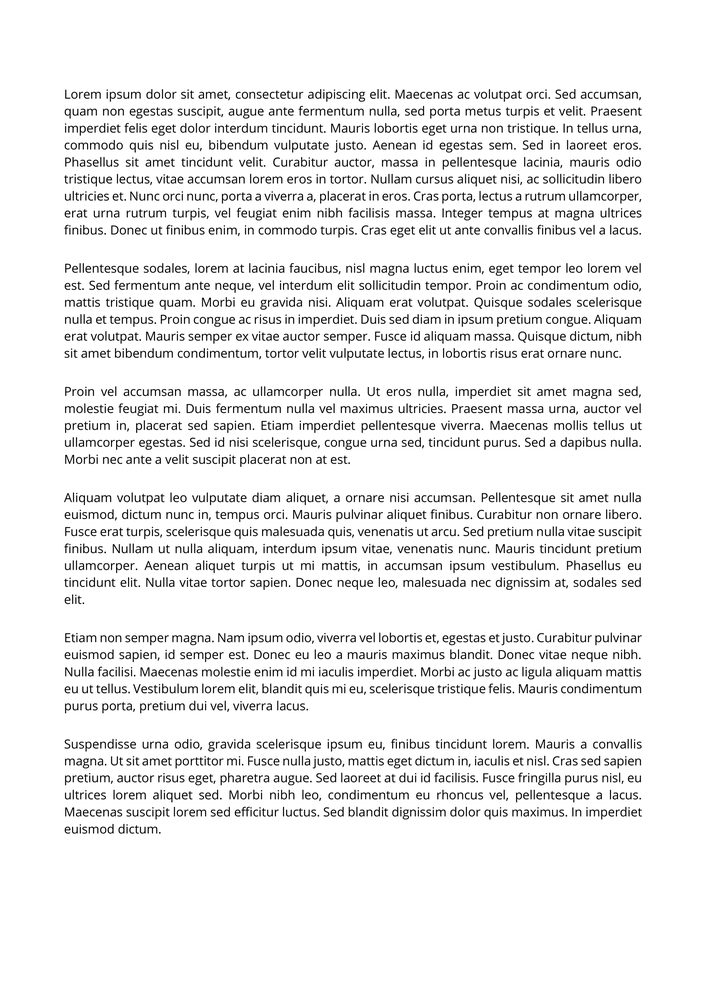
#> input picture task_b/input/001.png, 706 x 999 px, shrunk from 1654 x 2339 before the run; its folder holds only this picture in this run
$ python main.py
#> lines starting #> are read from the running program, lines starting #| are printed output that depends on the picture; after the words box and inside, x2 and y2 are one past the last pixel; in counts of white or black regions, pixels touching at a corner belong together
### task_b/projection.py
# This file contains the functions
# used for histogram projections,
# so the main.py file is more efficient.
import cv2
import numpy as np
import matplotlib.pyplot as plt


# horizontal projection
def horizontal_projection(binary_image):
    horizontal = np.count_nonzero(binary_image == 0, axis=1)
    return horizontal


# vertical projection
def vertical_projection(binary_image):
    vertical = np.count_nonzero(binary_image == 0, axis=0)
    return vertical


# find text ranges
def find_projection_ranges(projection_values):
    active = (projection_values > 0).astype(
        np.uint8
    )  # converts projection into active & inactive positions
    padded = np.pad(
        active, (1, 1), constant_values=0
    )  # padding for before and after projection
    difference = np.diff(padded)  # finds changes between active and inactive positions
    start_positions = np.where(difference == 1)[
        0
    ]  # change from 0 --> 1 represents starting position
    end_positions = (
        np.where(difference == -1)[0] - 1
    )  # change from 1 --> 0 represents ending position
    return start_positions, end_positions


# column split shenanigans
def find_column_split(vertical_values):
    page_width = len(vertical_values)  # getting the width of the projection
    # search the center of the page
    centre_start = int(page_width * 0.40)
    centre_end = int(page_width * 0.60)
    # finding the position with the lowest amount of pixels (the gutter)
    column_split = centre_start + np.argmin(vertical_values[centre_start:centre_end])
    return column_split


# sorting functions
def sort_paragraphs(paragraph_stats):
    # Works for any number of columns (single, double, triple, ...).
    # Idea: sort paragraph x-centres left-to-right, then cut a new
    # "column" wherever the gap to the next x-centre is much bigger
    # than a paragraph's own width -- that gap is a column gutter,
    # not just normal paragraph-to-paragraph variation.
    x_position = paragraph_stats[:, 0]
    y_position = paragraph_stats[:, 1]
    paragraph_width = paragraph_stats[:, 2]

    # calculate the centre of each paragraph
    x_centre = x_position + (paragraph_width / 2)

    order_by_x = np.argsort(x_centre)
    sorted_centres = x_centre[order_by_x]

    gaps = np.diff(sorted_centres)
    # a gutter gap should be clearly bigger than a paragraph's own width;
    # 80px floor guards against very narrow columns / single-paragraph pages
    gap_threshold = max(np.median(paragraph_width) * 0.6, 80)

    column_ids_sorted = np.zeros(len(sorted_centres), dtype=int)
    current_column = 0
    for i, gap in enumerate(gaps):
        if gap > gap_threshold:
            current_column += 1
        column_ids_sorted[i + 1] = current_column

    # map column ids back to the original (unsorted) row order
    column_ids = np.zeros(len(x_centre), dtype=int)
    column_ids[order_by_x] = column_ids_sorted

    # column first (left to right), then top-to-bottom within a column
    order = np.lexsort((y_position, column_ids))
    sorted_stats = paragraph_stats[order]
    return sorted_stats


# projection display
# [8 lines left out: function show_projection, not called in this run]

### task_b/main.py
import os
import numpy as np
import cv2
from matplotlib import pyplot as plt

import projection  # this imports the projection.py file with functions in the same folder


## function to show image (so code is more efficient a bit)
# [7 lines left out: function show_image, not called in this run]


def process_image(image_path, output_dir, show_plots=False):
    """
    Runs the full paragraph-extraction pipeline on a single image and
    saves all outputs (paragraph crops + intermediate processing images)
    into output_dir.
    """
#> called with image_path = 'task_b/input/001.png', output_dir = 'task_b/output/001', show_plots = False

    print(f"Processing: {image_path}")

    os.makedirs(output_dir, exist_ok=True)

    # ============================================================
    # STEP 1: READ THE IMAGE
    # ============================================================

    image = cv2.imread(image_path)
#> image is the input picture: shape (999, 706, 3); min 0, max 255, mean 237.8

    if image is None:
        raise FileNotFoundError(f"Could not read image at {image_path}")

    # Keep an untouched colour copy to crop the final paragraphs from.
    original = image.copy()

    # ============================================================
    # STEP 2: CONVERT TO GRAYSCALE
    # ============================================================

    gray = cv2.cvtColor(image, cv2.COLOR_BGR2GRAY)

    # ============================================================
    # STEP 3: FIND OTSU THRESHOLD
    # ============================================================

    otsu_value, _ = cv2.threshold(gray, 0, 255, cv2.THRESH_BINARY + cv2.THRESH_OTSU)
#> otsu_value = 170

    # ============================================================
    # STEP 4: APPLY BINARY THRESHOLD
    # ============================================================

    # THRESH_BINARY_INV makes text pixels white (255) and background black (0),
    # which is the polarity morphologyEx/dilate expect for "foreground".
    threshold_value, binary = cv2.threshold(
        gray, otsu_value, 255, cv2.THRESH_BINARY_INV
    )
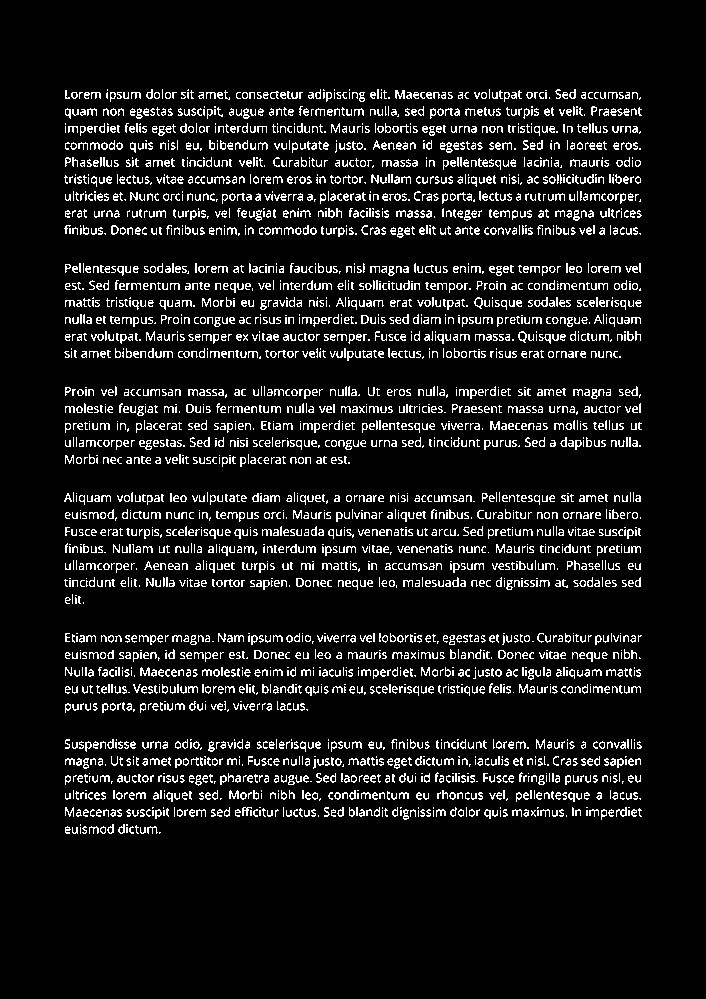
#> binary: shape (999, 706); 8.9% white in thin lines or dots, all inside (x1, y1, x2, y2) = (64, 89, 642, 834)
#> threshold_value = 170

    # ============================================================
    # STEP 5: HISTOGRAM PROJECTIONS
    # ============================================================

    # counts the number of black text pixels in every image row and column
    horizontal = projection.horizontal_projection(binary)
#> in horizontal_projection, `horizontal = np.count_nonzero(binary_image == 0, axis=1)`: horizontal = 999 values, max 706 at index 0, min 347 at index 810, mean 642.9
    vertical = projection.vertical_projection(binary)
#> in vertical_projection, `vertical = np.count_nonzero(binary_image == 0, axis=0)`: vertical = 706 values, max 999 at index 0, min 728 at index 65, mean 909.7

    # finding the starting and ending row text ranges
    row_start, row_end = projection.find_projection_ranges(horizontal)
#> in find_projection_ranges, `active = (projection_values > 0).astype( np.uint8 )`: active = 999 values from 1 to 1
#> in find_projection_ranges, `padded = np.pad( active, (1, 1), constant_values=0 )`: padded = 1001 values, max 1 at index 1, min 0 at index 0, mean 0.998
#> in find_projection_ranges, `difference = np.diff(padded)`: difference = 1000 values, max 255 at index 999, min 0 at index 1, mean 0.256
#> in find_projection_ranges, `start_positions = np.where(difference == 1)[ 0 ]`: start_positions = [0]
#> in find_projection_ranges, `end_positions = ( np.where(difference == -1)[0] - 1 )`: end_positions = empty array
#> row_start = [0]; row_end = empty array
    # finding the starting and ending column text ranges
    column_start, column_end = projection.find_projection_ranges(vertical)
#> column_start = [0]; column_end = empty array

    # ============================================================
    # STEP 6: DETECT HORIZONTAL TABLE LINES
    # ============================================================

    horizontal_kernel = cv2.getStructuringElement(cv2.MORPH_RECT, (80, 1))
    horizontal_lines = cv2.morphologyEx(binary, cv2.MORPH_OPEN, horizontal_kernel)
#> horizontal_lines: shape (999, 706); every value is 0

    # ============================================================
    # STEP 7: DETECT VERTICAL TABLE LINES
    # ============================================================

    vertical_kernel = cv2.getStructuringElement(cv2.MORPH_RECT, (1, 40))
    vertical_lines = cv2.morphologyEx(binary, cv2.MORPH_OPEN, vertical_kernel)

    # ============================================================
    # STEP 8: COMBINE THE TABLE LINES
    # ============================================================

    table_lines = cv2.bitwise_or(horizontal_lines, vertical_lines)

    # ============================================================
    # STEP 9: FIND THE TABLE REGION
    # ============================================================

    table_contours, hierarchy = cv2.findContours(
        table_lines, cv2.RETR_EXTERNAL, cv2.CHAIN_APPROX_SIMPLE
    )
#> table_contours = []

    # ============================================================
    # STEP 10: CREATE THE TABLE MASK
    # ============================================================

    table_mask = np.zeros_like(binary)
    cv2.drawContours(table_mask, table_contours, -1, 255, cv2.FILLED)

    # ============================================================
    # STEP 11: REMOVE THE TABLE FROM THE TEXT MASK
    # ============================================================

    inverse_table_mask = cv2.bitwise_not(table_mask)
#> inverse_table_mask: shape (999, 706); every value is 255
    text_only = cv2.bitwise_and(binary, inverse_table_mask)

    # ============================================================
    # STEP 12: CREATE A CLEAN BINARY IMAGE (FOR DISPLAY)
    # ============================================================

    clean_binary = cv2.bitwise_not(text_only)

    # ============================================================
    # STEP 13: CLEAN VERTICAL PROJECTION (TABLE REMOVED)
    # ============================================================

    clean_vertical = projection.vertical_projection(clean_binary)
#> clean_vertical = 706 values, max 271 at index 65, min 0 at index 0, mean 89.33

    # ============================================================
    # STEP 14: FIND THE GAP BETWEEN COLUMNS (DIAGNOSTIC ONLY)
    # ============================================================

    column_split = projection.find_column_split(clean_vertical)
#> in find_column_split, `page_width = len(vertical_values)`: page_width = 706
#> in find_column_split, `centre_start = int(page_width * 0.40)`: centre_start = 282
#> in find_column_split, `centre_end = int(page_width * 0.60)`: centre_end = 423
#> in find_column_split, `column_split = centre_start + np.argmin(vertical_values[centre_start:c..`: column_split = 413
#> column_split = 413

    # ============================================================
    # STEP 15: CONNECT TEXT INTO PARAGRAPH REGIONS
    # ============================================================

    paragraph_kernel = cv2.getStructuringElement(cv2.MORPH_RECT, (25, 20))
    paragraph_mask = cv2.dilate(text_only, paragraph_kernel, iterations=1)
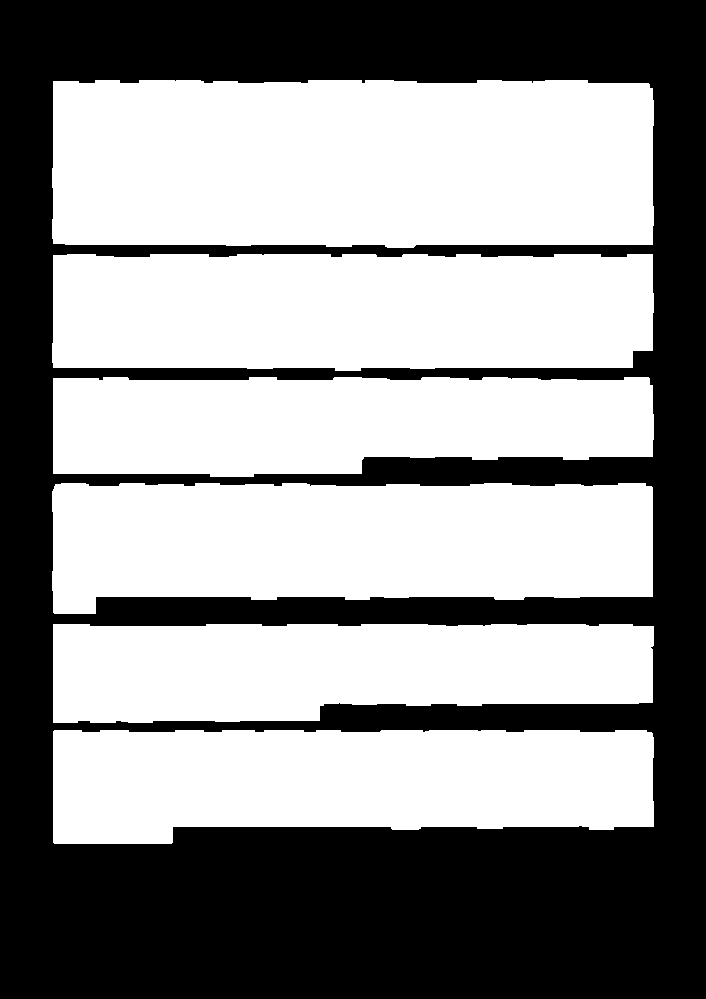
#> paragraph_mask: shape (999, 706); 56.6% white; 1 black region, box (x1, y1, x2, y2) and area: (0, 0, 706, 999) 305807

    # ============================================================
    # STEP 16: FIND CONNECTED PARAGRAPH REGIONS
    # ============================================================

    number_labels, labels, stats, centroids = cv2.connectedComponentsWithStats(
        paragraph_mask, connectivity=8
    )
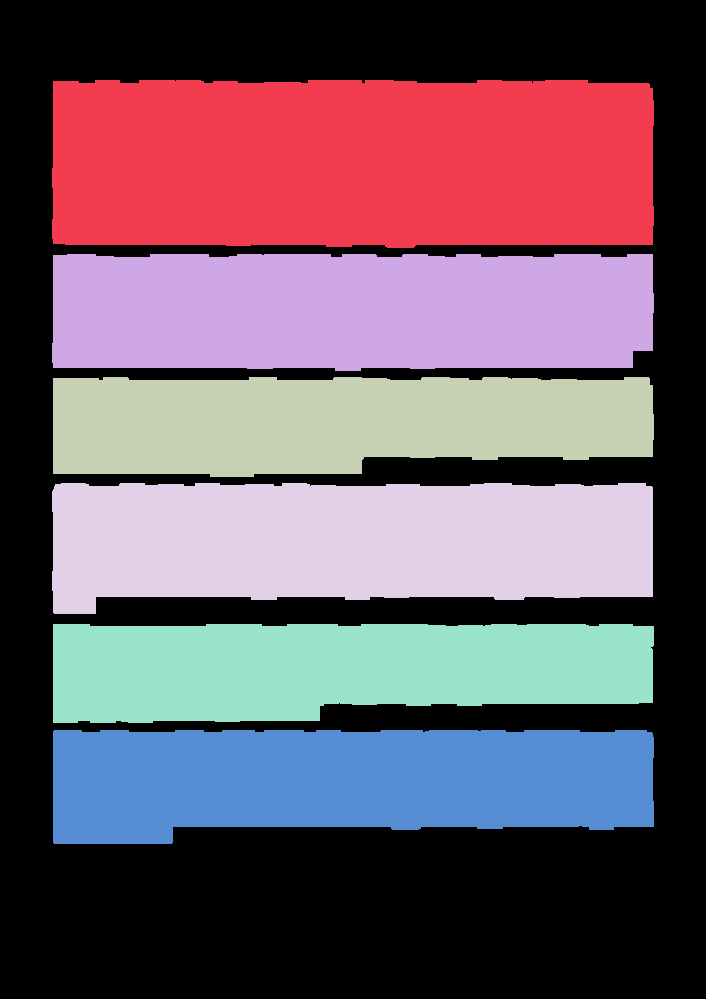
#> labels: shape (999, 706) int32; 7 distinct labels, from 0 to 6; one colour per label, 0 black
#> number_labels = 7; stats = [[0, 0, 706, 999, 305807], [52, 80, 602, 168, 98411], [52, 254, 602, 117, 67554], [53, 377, 601, 100, 52540], [52, 483, 601, 131, 68522], [53, 624, 601, 99, 52380], [53, 730, 601, 114, 60080]]; centroids = [[360, 568.1], [352.3, 162.8], [350.8, 310.9], [338.5, 422.4], [349.3, 541.2], [337.9, 668.3], [345.2, 780.4]]

    # Remove the background component (label 0).
    stats = stats[1:]
#> stats = [[52, 80, 602, 168, 98411], [52, 254, 602, 117, 67554], [53, 377, 601, 100, 52540], [52, 483, 601, 131, 68522], [53, 624, 601, 99, 52380], [53, 730, 601, 114, 60080]]

    # ============================================================
    # STEP 17: REMOVE SMALL / NOISE REGIONS
    # ============================================================

    valid = (
        (stats[:, cv2.CC_STAT_WIDTH] > 250)
        & (stats[:, cv2.CC_STAT_HEIGHT] > 50)
        & (stats[:, cv2.CC_STAT_AREA] > 10000)
    )
#> valid = [True, True, True, True, True, True]

    paragraph_stats = stats[valid]
#> paragraph_stats has the same summary as stats

    # ============================================================
    # STEP 17b: DROP EMBEDDED PHOTOS (NOT REAL PARAGRAPHS)
    # ============================================================

    hsv = cv2.cvtColor(original, cv2.COLOR_BGR2HSV)
#> hsv: shape (999, 706, 3); mean H, S, V 0, 0, 237.8
    saturation = hsv[:, :, 1]

    SATURATION_THRESHOLD = 15  # text regions measured ~0-1, photo regions ~50-145

    is_text = []
    for x, y, w, h, area in paragraph_stats:
        mean_saturation = saturation[y : y + h, x : x + w].mean()
        is_text.append(mean_saturation < SATURATION_THRESHOLD)
#> this loop made 6 passes
#> after the loop, is_text = [True, True, True, True, True, True]

    is_text = np.array(is_text, dtype=bool)
    paragraph_stats = paragraph_stats[is_text]

    # ============================================================
    # STEP 18: SORT THE PARAGRAPHS INTO READING ORDER
    # ============================================================

    if len(paragraph_stats) == 0:
        sorted_stats = paragraph_stats
    else:
        sorted_stats = projection.sort_paragraphs(paragraph_stats)
#> in sort_paragraphs, `x_position = paragraph_stats[:, 0]`: x_position = [52, 52, 53, 52, 53, 53]
#> in sort_paragraphs, `y_position = paragraph_stats[:, 1]`: y_position = [80, 254, 377, 483, 624, 730]
#> in sort_paragraphs, `paragraph_width = paragraph_stats[:, 2]`: paragraph_width = [602, 602, 601, 601, 601, 601]
#> in sort_paragraphs, `x_centre = x_position + (paragraph_width / 2)`: x_centre = [353, 353, 353.5, 352.5, 353.5, 353.5]
#> in sort_paragraphs, `order_by_x = np.argsort(x_centre)`: order_by_x = [3, 0, 1, 2, 4, 5]
#> in sort_paragraphs, `sorted_centres = x_centre[order_by_x]`: sorted_centres = [352.5, 353, 353, 353.5, 353.5, 353.5]
#> in sort_paragraphs, `gaps = np.diff(sorted_centres)`: gaps = [0.5, 0, 0.5, 0, 0]
#> in sort_paragraphs, `gap_threshold = max(np.median(paragraph_width) * 0.6, 80)`: gap_threshold = 360.6
#> in sort_paragraphs, `column_ids_sorted = np.zeros(len(sorted_centres), dtype=int)`: column_ids_sorted = [0, 0, 0, 0, 0, 0]
#> the loop in sort_paragraphs, `for i, gap in enumerate(gaps):` made 5 passes
#> gap on passes 1 to 5: 0.5, 0, 0.5, 0, 0
#> after the loop in sort_paragraphs, `for i, gap in enumerate(gaps):`: current_column = 0
#> in sort_paragraphs, `column_ids = np.zeros(len(x_centre), dtype=int)`: column_ids = [0, 0, 0, 0, 0, 0]
#> in sort_paragraphs, `order = np.lexsort((y_position, column_ids))`: order = [0, 1, 2, 3, 4, 5]
#> in sort_paragraphs, `sorted_stats = paragraph_stats[order]`: sorted_stats has the same summary as stats in process_image
#> sorted_stats has the same summary as stats

    # ============================================================
    # STEP 19: EXTRACT, DRAW AND SAVE EACH PARAGRAPH
    # ============================================================

    detected = original.copy()

    for index, (x, y, w, h, area) in enumerate(sorted_stats, start=1):
        # Crop the paragraph from the original colour image.
        paragraph_crop = original[y : y + h, x : x + w]

        # Save it.
        out_path = os.path.join(output_dir, f"paragraph_{index}.png")
        cv2.imwrite(out_path, paragraph_crop)

        # Draw its bounding box on the detection preview.
        cv2.rectangle(detected, (x, y), (x + w, y + h), (0, 0, 255), 3)
#> this loop made 6 passes
#> pass 1, in process_image, `paragraph_crop = original[y : y + h, x : x + w]`:
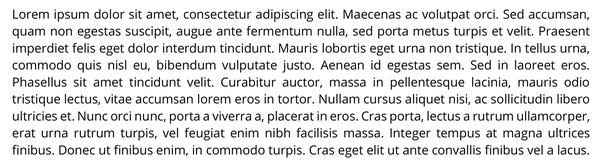
#> paragraph_crop: shape (168, 602, 3); min 0, max 255, mean 224.3
#> pass 2, in process_image, `paragraph_crop = original[y : y + h, x : x + w]`:
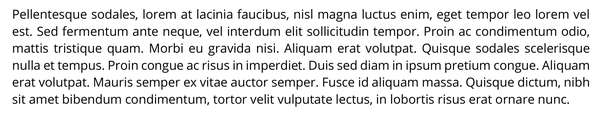
#> paragraph_crop: shape (117, 602, 3); min 0, max 255, mean 225.4

    # ============================================================
    # STEP 20: SAVE THE PROCESSING OUTPUTS
    # ============================================================

    cv2.imwrite(os.path.join(output_dir, "binary.png"), binary)
    cv2.imwrite(os.path.join(output_dir, "table_lines.png"), table_lines)
    cv2.imwrite(os.path.join(output_dir, "table_mask.png"), table_mask)
    cv2.imwrite(os.path.join(output_dir, "clean_binary.png"), clean_binary)
    cv2.imwrite(os.path.join(output_dir, "paragraph_mask.png"), paragraph_mask)
    cv2.imwrite(os.path.join(output_dir, "detected_paragraphs.png"), detected)

    # ============================================================
    # STEPS 21-27: DISPLAY (optional, off by default when batch processing)
    # ============================================================

    if show_plots:
        show_image(cv2.cvtColor(original, cv2.COLOR_BGR2RGB), "Original Paper")
        show_image(gray, "Grayscale Image", "gray")
        show_image(binary, "Binary Image", "gray")
        show_image(paragraph_mask, "Paragraph Regions", "gray")
        show_image(cv2.cvtColor(detected, cv2.COLOR_BGR2RGB), "Detected Paragraphs")
        projection.show_projection(
            horizontal, "Horizontal Histogram Projection", "Image Row"
        )
        projection.show_projection(
            vertical, "Vertical Histogram Projection", "Image Column"
        )

    return len(sorted_stats)


# ============================================================
# MAIN: RUN OVER EVERY IMAGE IN input/
# ============================================================

if __name__ == "__main__":
    # Resolve paths relative to this script's own folder, so it works
    # whether you run it as `python3 main.py` from inside task_b/, or
    # as `python3 task_b/main.py` from the repo root.
    script_dir = os.path.dirname(os.path.abspath(__file__))
    input_dir = os.path.join(script_dir, "input")
    output_root = os.path.join(script_dir, "output")

    # Set to True if you want the matplotlib windows to pop up for every
    # image (slow / annoying for a batch run) -- False just saves files.
    SHOW_PLOTS = False

    all_files = sorted(os.listdir(input_dir))
    valid_extensions = (".png", ".jpg", ".jpeg")
    image_paths = [
        os.path.join(input_dir, filename)
        for filename in all_files
        if filename.lower().endswith(valid_extensions)
    ]

    if not image_paths:
        raise FileNotFoundError(f"No images found in {input_dir}")

    summary = {}

    for image_path in image_paths:
        # e.g. input/001.png -> output/001/
        name = os.path.splitext(os.path.basename(image_path))[0]
        output_dir = os.path.join(output_root, name)

        count = process_image(image_path, output_dir, show_plots=SHOW_PLOTS)
#> count = 6
#> (the rest of the program and of its run is left out)
